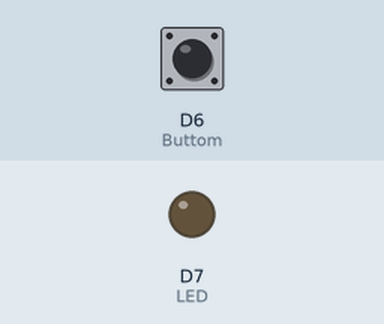
A sketch run on a simulated ESP8266 (NodeMCU). Shown: output pins drawn as LEDs (lit = HIGH). The test bench sets the inputs (shaded band); at power-on: D6 (Buttom) HIGH.

Above: at 1.2 s.
1.3 s: D6 (Buttom) pulled LOW for 0.15 s
At 1.37 s:
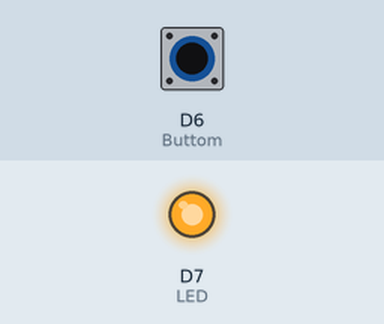
2.9 s: D6 (Buttom) pulled LOW for 3.2 s
At 7.3 s:
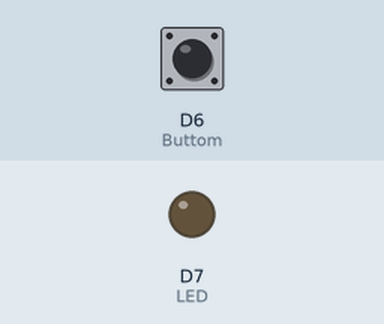
Timing chart, 0 to 8.8 s (numbered marks = the images above; inputs shaded):
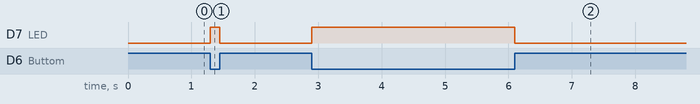

Measured:
- after the input at 1.3 s, D7 (LED): LOW → HIGH at once, → LOW 0.15 s later
- after the input at 2.9 s, D7 (LED): LOW → HIGH at once, → LOW 3.2 s later

The sketch:

Button-LED_press.ino
```cpp
int LED = D7;

int Buttom = D6;

void setup() {

  pinMode(LED, OUTPUT);

  pinMode(Buttom, INPUT);

}


void loop() {

    if (digitalRead(Buttom) == LOW){

    digitalWrite(LED, HIGH);}

else{

digitalWrite(LED, LOW);}

}
```
